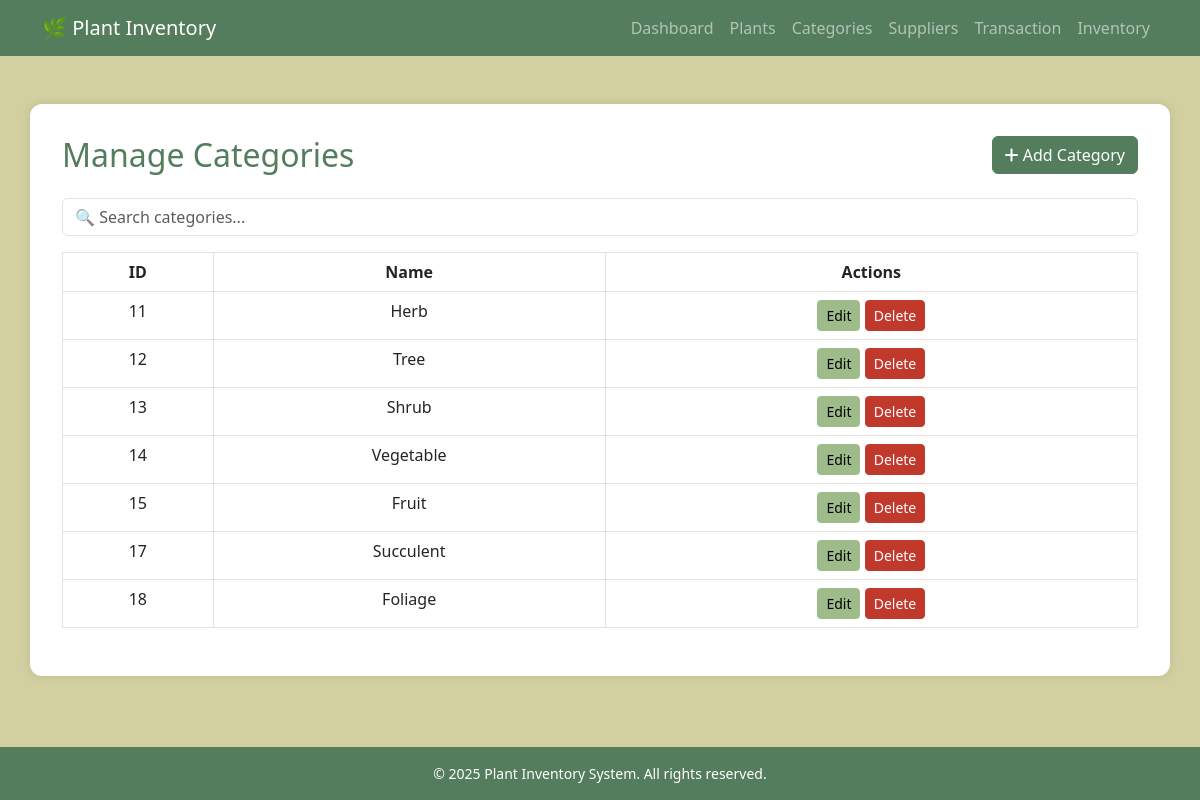
The page /manage_categories.php (signed in) on the database as committed earlier.
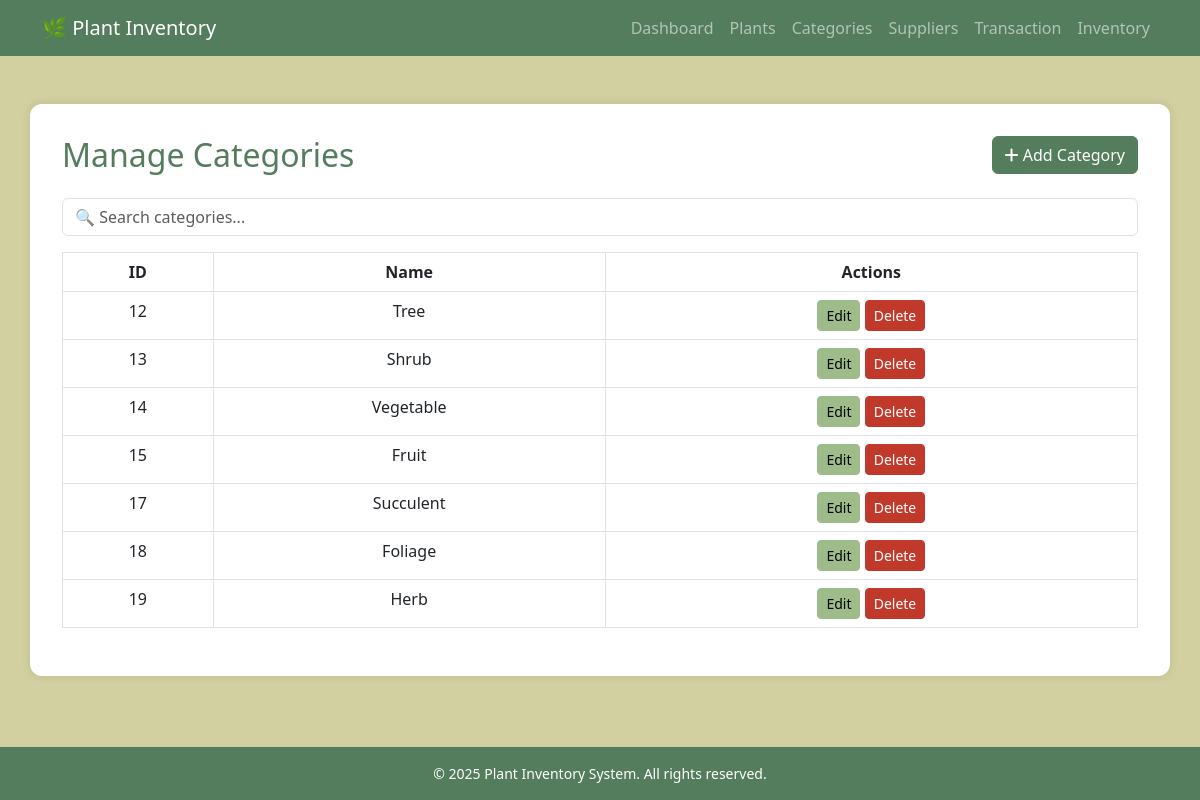
The same page on the database as committed later.
### tables this page shows
CREATE TABLE `category` (
  `category_id` int(11) NOT NULL,
  `category_name` varchar(50) NOT NULL
);

### manage_categories.php (the view, shortened to what this page needs)
<?php
    include 'navbar.php';
    include 'auth.php';
    $result = $conn->query("SELECT * FROM category");
?>
<!DOCTYPE html>
<html lang="en">
<head>
    <link href="https://cdn.jsdelivr.net/npm/bootstrap@5.3.0/dist/css/bootstrap.min.css" rel="stylesheet">
    <link rel="stylesheet" href="https://cdnjs.cloudflare.com/ajax/libs/font-awesome/6.5.0/css/all.min.css">
</head>
<body>
<main>
    <div class="container main">
        <div class="d-flex justify-content-between align-items-center mb-4">
            <h2 class="m-0">Manage Categories</h2>
            <a href="add_category.php" class="btn btn-success"><i class="fa-solid fa-plus"></i> Add Category</a>
        </div>
        <div class="row mb-3">
            <div class="col-12">
                <input type="text" id="searchInput" class="form-control" placeholder="🔍 Search categories...">
            </div>
        </div>
        <div class="table-responsive">
            <table class="table table-bordered text-center">
                <thead>
                    <tr>
                        <th>ID</th>
                        <th>Name</th>
                        <th>Actions</th>
                    </tr>
                </thead>
                <tbody>
                    <?php while($row = $result->fetch_assoc()): ?>
                    <tr>
                        <td><?= $row['category_id'] ?></td>
                        <td><?= $row['category_name'] ?></td>
                        <td>
                            <a href="edit_category.php?id=<?= $row['category_id'] ?>" class="btn btn-sm btn-warning">Edit</a>
                            <button class="btn btn-sm btn-danger" onclick="confirmDelete(<?= $row['category_id'] ?>)">Delete</button>
                        </td>
                    </tr>
                    <?php endwhile; ?>
                </tbody>
            </table>
        </div>
    </div>
</main>
<?php include 'footer.php'; ?>
</body>
</html>

Rows that differ between the two databases and show on the page:
removed category: category_id "11", category_name "Herb"
added category: category_id "19", category_name "Herb"
